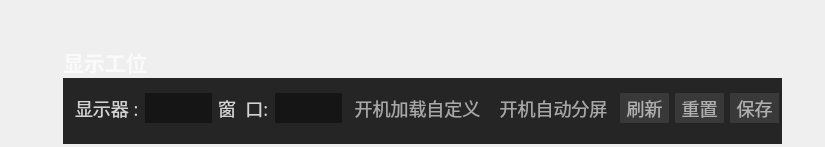
        <widget class="QWidget" name="tab_8">
         <property name="styleSheet">
          <string notr="true">QWidget#tab_8{
border: 1px solid;
border-color: rgb(0,0,0);
}</string>
         </property>
         <attribute name="icon">
          <iconset resource="ciwa.qrc">
           <normaloff>:/system/resources/icons/system/PLC模拟.png</normaloff>:/system/resources/icons/system/PLC模拟.png</iconset>
         </attribute>
         <attribute name="title">
          <string>工位显示</string>
         </attribute>
         <layout class="QGridLayout" name="LayoutShowStaion">
          <property name="leftMargin">
           <number>20</number>
          </property>
          <property name="topMargin">
           <number>40</number>
          </property>
          <property name="rightMargin">
           <number>0</number>
          </property>
          <property name="bottomMargin">
           <number>0</number>
          </property>
          <item row="0" column="0">
           <widget class="QGroupBox" name="groupBox_12">
            <property name="styleSheet">
             <string notr="true">QObject#groupBox_12{
border: 0px solid;
	
}</string>
            </property>
            <property name="title">
             <string/>
            </property>
            <layout class="QGridLayout" name="gridLayout_14" columnstretch="0,15,2">
             <property name="leftMargin">
              <number>0</number>
             </property>
             <property name="topMargin">
              <number>0</number>
             </property>
             <property name="rightMargin">
              <number>0</number>
             </property>
             <property name="bottomMargin">
              <number>0</number>
             </property>
             <property name="verticalSpacing">
              <number>0</number>
             </property>
             <item row="0" column="1">
              <layout class="QVBoxLayout" name="verticalLayout_3" stretch="0,1">
               <item>
                <widget class="QLabel" name="label_47">
                 <property name="font">
                  <font>
                   <family>Agency FB</family>
                   <pointsize>16</pointsize>
                   <weight>75</weight>
                   <bold>true</bold>
                  </font>
                 </property>
                 <property name="styleSheet">
                  <string notr="true">color: rgba(255, 255, 255, 170);
border: 0px solid;</string>
                 </property>
                 <property name="text">
                  <string>显示工位</string>
                 </property>
                </widget>
               </item>
               <item>
                <widget class="QGroupBox" name="groupBox_13">
                 <property name="styleSheet">
                  <string notr="true">border: 0px solid;
background-color: rgb(37,37,37);	</string>
                 </property>
                 <property name="title">
                  <string/>
                 </property>
                 <layout class="QVBoxLayout" name="verticalLayout_14" stretch="0,1">
                  <property name="spacing">
                   <number>0</number>
                  </property>
                  <property name="leftMargin">
                   <number>9</number>
                  </property>
                  <property name="topMargin">
                   <number>9</number>
                  </property>
                  <property name="rightMargin">
                   <number>0</number>
                  </property>
                  <property name="bottomMargin">
                   <number>0</number>
                  </property>
                  <item>
                   <layout class="QHBoxLayout" name="horizontalLayout_3" stretch="0,1,0,1,0,0,0,0,1">
                    <property name="spacing">
                     <number>6</number>
                    </property>
                    <item>
                     <widget class="QLabel" name="label_52">
                      <property name="styleSheet">
                       <string notr="true">font-family: PingFangSC-Medium;
font-size: 18px;
color: rgba(255,255,255,0.80);
letter-spacing: 0;
line-height: 20px;</string>
                      </property>
                      <property name="text">
                       <string>显示器 :</string>
                      </property>
                     </widget>
                    </item>
                    <item>
                     <widget class="QComboBox" name="comDisplay">
                      <property name="sizePolicy">
                       <sizepolicy hsizetype="Preferred" vsizetype="Expanding">
                        <horstretch>0</horstretch>
                        <verstretch>0</verstretch>
                       </sizepolicy>
                      </property>
                      <property name="styleSheet">
                       <string notr="true">QComboBox{
font-family: PingFangSC-Regular;
font-size: 14px;
color: rgba(255,255,255,0.80);
letter-spacing: 0;
line-height: 18px;

background-color: rgb(21, 21, 21);

;
}

QComboBox::drop-down {
border:none;
 }

QComboBox::down-arrow { 

 image: url(:/resources/icons/ic_arrow_down.png);

}</string>
                      </property>
                     </widget>
                    </item>
                    <item>
                     <widget class="QLabel" name="label_53">
                      <property name="styleSheet">
                       <string notr="true">font-family: PingFangSC-Medium;
font-size: 18px;
color: rgba(255,255,255,0.80);
letter-spacing: 0;
line-height: 20px;</string>
                      </property>
                      <property name="text">
                       <string>窗  口:</string>
                      </property>
                     </widget>
                    </item>
                    <item>
                     <widget class="QComboBox" name="comWindow">
                      <property name="sizePolicy">
                       <sizepolicy hsizetype="Preferred" vsizetype="Expanding">
                        <horstretch>0</horstretch>
                        <verstretch>0</verstretch>
                       </sizepolicy>
                      </property>
                      <property name="styleSheet">
                       <string notr="true">QComboBox{
font-family: PingFangSC-Regular;
font-size: 14px;
color: rgba(255,255,255,0.80);
letter-spacing: 0;
line-height: 18px;

background-color: rgb(21, 21, 21);

;
}

QComboBox::drop-down {
border:none;
 }

QComboBox::down-arrow { 

 image: url(:/resources/icons/ic_arrow_down.png);

}</string>
                      </property>
                     </widget>
                    </item>
                    <item>
                     <widget class="QToolButton" name="checkAutoLoad">
                      <property name="sizePolicy">
                       <sizepolicy hsizetype="Expanding" vsizetype="Fixed">
                        <horstretch>0</horstretch>
                        <verstretch>0</verstretch>
                       </sizepolicy>
                      </property>
                      <property name="font">
                       <font>
                        <family>PingFangSC-Medium</family>
                        <pointsize>-1</pointsize>
                       </font>
                      </property>
                      <property name="layoutDirection">
                       <enum>Qt::LeftToRight</enum>
                      </property>
                      <property name="styleSheet">
                       <string notr="true">border: none;

font-family: PingFangSC-Medium;
font-size: 18px;
color: rgba(255, 255, 255, 153);

box-shadow: 0 2px 0 0 rgba(0,0,0,0.20);
border-radius: 1px;
border-radius: 1px;</string>
                      </property>
                      <property name="text">
                       <string notr="true">开机加载自定义</string>
                      </property>
                      <property name="icon">
                       <iconset>
                        <selectedoff>:/resources/icons/ic_checkbox_normal.png</selectedoff>
                        <selectedon>:/resources/icons/ic_checkbox_selected.png</selectedon>
                       </iconset>
                      </property>
                      <property name="iconSize">
                       <size>
                        <width>30</width>
                        <height>30</height>
                       </size>
                      </property>
                      <property name="checkable">
                       <bool>true</bool>
                      </property>
                      <property name="checked">
                       <bool>false</bool>
                      </property>
                      <property name="toolButtonStyle">
                       <enum>Qt::ToolButtonTextBesideIcon</enum>
                      </property>
                     </widget>
                    </item>
                    <item>
                     <widget class="QToolButton" name="checkAutoLoadOpen">
                      <property name="sizePolicy">
                       <sizepolicy hsizetype="Expanding" vsizetype="Fixed">
                        <horstretch>0</horstretch>
                        <verstretch>0</verstretch>
                       </sizepolicy>
                      </property>
                      <property name="font">
                       <font>
                        <family>PingFangSC-Medium</family>
                        <pointsize>-1</pointsize>
                       </font>
                      </property>
                      <property name="layoutDirection">
                       <enum>Qt::LeftToRight</enum>
                      </property>
                      <property name="styleSheet">
                       <string notr="true">border: none;

font-family: PingFangSC-Medium;
font-size: 18px;
color: rgba(255, 255, 255, 153);

box-shadow: 0 2px 0 0 rgba(0,0,0,0.20);
border-radius: 1px;
border-radius: 1px;</string>
                      </property>
                      <property name="text">
                       <string notr="true">开机自动分屏</string>
                      </property>
                      <property name="icon">
                       <iconset>
                        <selectedoff>:/resources/icons/ic_checkbox_normal.png</selectedoff>
                        <selectedon>:/resources/icons/ic_checkbox_selected.png</selectedon>
                       </iconset>
                      </property>
                      <property name="iconSize">
                       <size>
                        <width>30</width>
                        <height>30</height>
                       </size>
                      </property>
                      <property name="checkable">
                       <bool>true</bool>
                      </property>
                      <property name="checked">
                       <bool>false</bool>
                      </property>
                      <property name="toolButtonStyle">
                       <enum>Qt::ToolButtonTextBesideIcon</enum>
                      </property>
                     </widget>
                    </item>
                    <item>
                     <widget class="QToolButton" name="btnShowRefresh">
                      <property name="sizePolicy">
                       <sizepolicy hsizetype="Expanding" vsizetype="Expanding">
                        <horstretch>0</horstretch>
                        <verstretch>0</verstretch>
                       </sizepolicy>
                      </property>
                      <property name="styleSheet">
                       <string notr="true">border: none;

font-family: PingFangSC-Medium;
font-size: 18px;
color: rgba(255, 255, 255, 153);


background: #393939;
box-shadow: 0 2px 0 0 rgba(0,0,0,0.20);
border-radius: 1px;
border-radius: 1px;</string>
                      </property>
                      <property name="text">
                       <string>刷新</string>
                      </property>
                     </widget>
                    </item>
                    <item>
                     <widget class="QToolButton" name="btnShowReset">
                      <property name="sizePolicy">
                       <sizepolicy hsizetype="Fixed" vsizetype="Expanding">
                        <horstretch>0</horstretch>
                        <verstretch>0</verstretch>
                       </sizepolicy>
                      </property>
                      <property name="styleSheet">
                       <string notr="true">border: none;

font-family: PingFangSC-Medium;
font-size: 18px;
color: rgba(255, 255, 255, 153);


background: #393939;
box-shadow: 0 2px 0 0 rgba(0,0,0,0.20);
border-radius: 1px;
border-radius: 1px;</string>
                      </property>
                      <property name="text">
                       <string>重置</string>
                      </property>
                     </widget>
                    </item>
                    <item>
                     <widget class="QToolButton" name="btnShowSave">
                      <property name="sizePolicy">
                       <sizepolicy hsizetype="Fixed" vsizetype="Expanding">
                        <horstretch>0</horstretch>
                        <verstretch>0</verstretch>
                       </sizepolicy>
                      </property>
                      <property name="styleSheet">
                       <string notr="true">border: none;

font-family: PingFangSC-Medium;
font-size: 18px;
color: rgba(255, 255, 255, 153);


background: #393939;
box-shadow: 0 2px 0 0 rgba(0,0,0,0.20);
border-radius: 1px;
border-radius: 1px;</string>
                      </property>
                      <property name="text">
                       <string>保存</string>
                      </property>
                     </widget>
                    </item>
                   </layout>
                  </item>
                  <item>
                   <widget class="QGroupBox" name="groupWindow">
                    <property name="styleSheet">
                     <string notr="true">QObject#groupWindow{
border: 0px solid;
	
}</string>
                    </property>
                    <property name="title">
                     <string/>
                    </property>
                    <layout class="QGridLayout" name="layoutWindow"/>
                   </widget>
                  </item>
                 </layout>
                </widget>
               </item>
              </layout>
             </item>
             <item row="0" column="0">
              <spacer name="horizontalSpacer_37">
               <property name="orientation">
                <enum>Qt::Horizontal</enum>
               </property>
               <property name="sizeHint" stdset="0">
                <size>
                 <width>40</width>
                 <height>20</height>
                </size>
               </property>
              </spacer>
             </item>
             <item row="0" column="2">
              <spacer name="horizontalSpacer_38">
               <property name="orientation">
                <enum>Qt::Horizontal</enum>
               </property>
               <property name="sizeHint" stdset="0">
                <size>
                 <width>40</width>
                 <height>20</height>
                </size>
               </property>
              </spacer>
             </item>
            </layout>
           </widget>
          </item>
         </layout>
        </widget>
